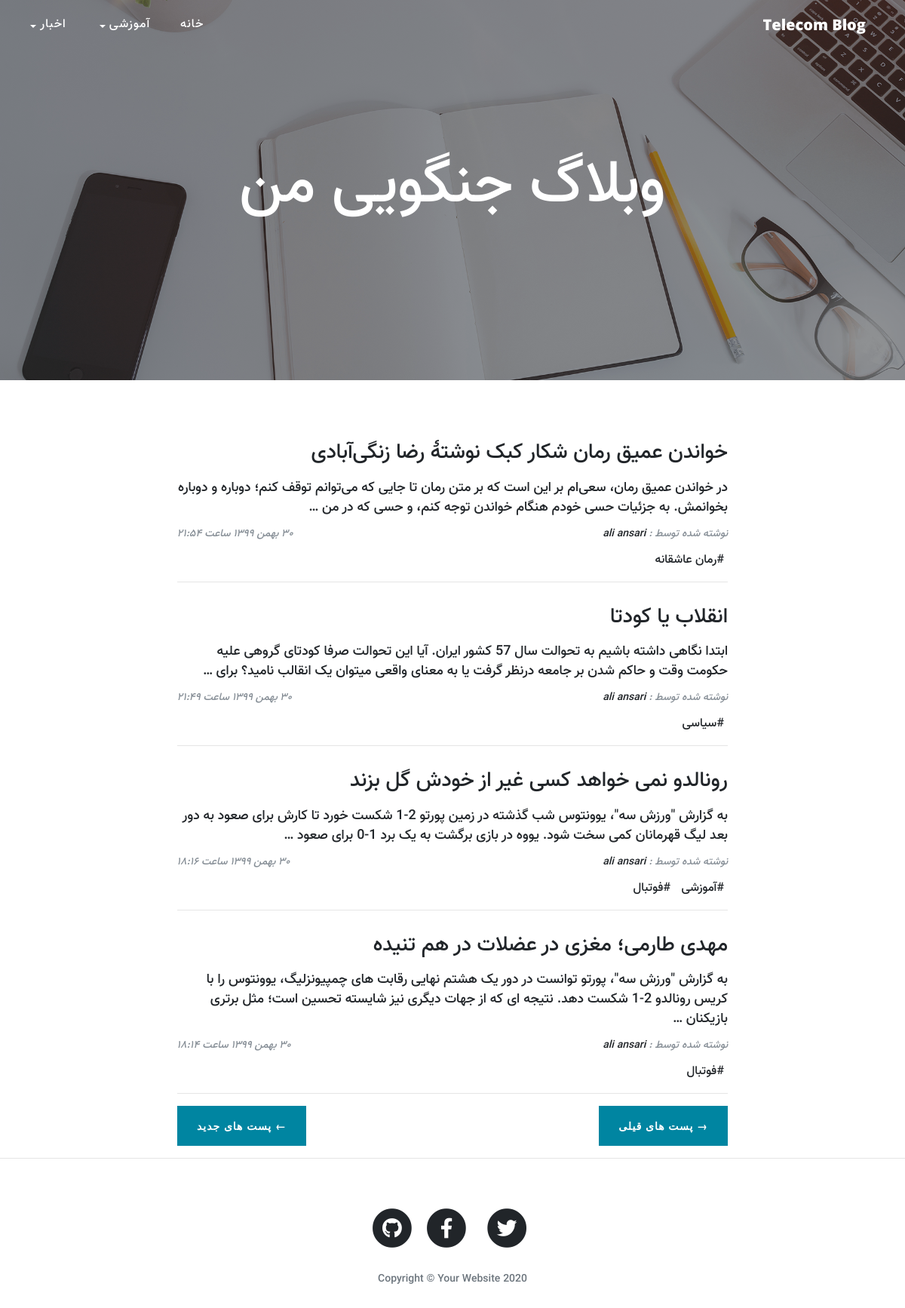
/page/2, run on the app's committed database.
### blog/models.py (models this page shows, shortened)
class Category(models.Model):
    parent = models.ForeignKey('self',null=True, blank=True, on_delete=models.SET_NULL,related_name='children',verbose_name='زیر دسته')
    title = models.CharField(max_length=200 , verbose_name='عنوان دسته بندی')
    slug = models.SlugField(max_length=100, unique=True , verbose_name='آدرس دسته بندی')
    image = models.ImageField(upload_to = 'image/categoryImage', null=True , blank = True)
    status = models.BooleanField(default = True, verbose_name = 'آیا نمایش داده شود؟')
    position = models.IntegerField(verbose_name= 'جایگاه')
    class Meta:
        verbose_name = 'دسته بندی'
        verbose_name_plural = 'دسته بندی ها'
        ordering = ['parent__id','position']
    objects = CategoryManeger()

class Article(models.Model):
    STATUS_CHOICES = (('d', '‍‍‍پیش نویس '), ('p', 'انتشار'))
    title = models.CharField(max_length=200 , verbose_name='عنوان مقاله')
    slug = models.SlugField(max_length=100, unique=True , verbose_name='آدرس مقاله')
    description = models.TextField(verbose_name='محتوا مقاله')
    thumbnail = models.ImageField(upload_to='images', verbose_name='عکس مقاله')
    publish = models.DateTimeField(default=timezone.now , verbose_name='زمان انتشار')
    created = models.DateTimeField(auto_now_add=True)
    update = models.DateTimeField(auto_now=True)
    status = models.CharField(max_length=1, choices=STATUS_CHOICES , verbose_name='وضعیت مقاله')
    category = models.ManyToManyField(Category,verbose_name='دسته بندی',related_name = 'articles')
    class Meta:
        verbose_name = 'مقاله'
        verbose_name_plural = 'مقالات'
        ordering = ['-publish']
    def jpublish(self):
        return jalali_converter(self.publish)
    jpublish.short_description = 'زمان انتشار'
    def category_published (self):
        return self.category.filter(status = True)
    def thumbnail_tag (self):
        return format_html("<img style=' width : 150px ; height: 110px ; border-radius: 5px;' src = '{}' >".format(self.thumbnail.url))
    thumbnail_tag.short_description = 'عکس مقاله'
    objects = ArticleManger()

### blog/views.py (the view)
# urls.py: path('', ArticleList.as_view(), name='home'),
class ArticleList(ListView):
    queryset = Article.objects.published()
    paginate_by = 4

### blog/models.py (called while the page is built)
    def active(self):
        return self.filter(status = True)

### blog/templatetags/base_tags.py (called while the page is built)
@register.inclusion_tag("blog/partials/category-navbar.html")
def category_navbar():
    data = {
        'category': Category.objects.filter(status=True),
    }
    return data

@register.simple_tag
def title():
    return 'Telecom Blog'

### extensions/jalali.py (called while the page is built)
    def persian_tuple(self):
        return self.persian_year, self.persian_month, self.persian_day

### extensions/utils.py (called while the page is built)
def persian_number_converter(mystr):
    numbers = {
        '0': '۰',
        '1': '۱',
        '2': '۲',
        '3': '۳',
        '4': '۴',
        '5': '۵',
        '6': '۶',
        '7': '۷',
        '8': '۸',
        '9': '۹',
    }
    for e, p in numbers.items():
        mystr = mystr.replace(e, p)
    return mystr

def jalali_converter(time):
    jmonth = [
        "فروردین", "اردیبهشت", "خرداد", "تیر", "مرداد", "شهریور", "مهر",
        "آبان", "آذر", "دی", "بهمن", "اسفند"
    ]
    time = timezone.localtime(time)
    time_is_str = "{},{},{}".format(time.year, time.month, time.day)
    time_is_tuple = jalali.Gregorian(time_is_str).persian_tuple()
    time_is_list = list(time_is_tuple)
    for index, month in enumerate(jmonth):
        if time_is_list[1] == index + 1:
            time_is_list[1] = month
            break
    output = '{} {} {}  ساعت  {}:{}'.format(time_is_list[2], time_is_list[1],
                                            time_is_list[0], time.hour,
                                            time.minute)
    return persian_number_converter(output)

### blog/templates/blog/article_list.html
{% extends 'blog/base.html' %}
{% block main %}
<header class="masthead" >
  <div class="overlay"></div>
  <div class="container">
    <div class="row">
      <div class="col-lg-8 col-md-10 mx-auto">
        <div class="site-heading">
          <h1>وبلاگ جنگویی من</h1>
        </div>
      </div>
    </div>
  </div>
</header>
<div class="container" >
  <div class="row">
    <div class="col-lg-8 col-md-10 mx-auto">
      {% for article in object_list %}
      <div class="post-preview" >
        <a href="{% url 'blog:detail' article.slug %}">
          <h4 class="post-title">{{article.title}}</h4>
          <h5 class="post-subtitle">{{article.description | truncatewords:35}}</h5>
        </a>
        <p class="post-meta">
          <span class="author">
            <span>نوشته شده توسط :</span>
            <a href="#">ali ansari</a>
          </span>
          <span class="calender">{{article.jpublish}}</span>
          </p>
        <div class="category">
          {% for cat in article.category_published.all %}
            <a href="{% url 'blog:category' cat.slug %}" style="text-decoration: none; margin: 0 5px;">#{{cat.title}}</a>
          {% endfor %}
        </div>
      </div>
      <hr>
      {% endfor %}
      <div class="clearfix">
        {% if is_paginated %}
          {% if page_obj.has_next %}
            <a class="btn btn-primary float-right" href="{% url 'blog:home' page_obj.next_page_number %}">&rarr; پست های قیلی </a>
          {% endif  %}
          {% if  page_obj.has_previous  %}
            <a class="btn btn-primary float-left" href="{% url 'blog:home' page_obj.previous_page_number %}">&larr; پست های جدید  </a>
          {% endif  %}
        {% endif %}
      </div>
    </div>
  </div>
</div>
{% endblock %}

### blog/templates/blog/partials/category-navbar.html (shortened to what this page needs)
<ul class="navbar-nav">
    <li class="nav-item">
        <a class="nav-link " href="{% url 'blog:home' %}">خانه</a>
    </li>
    {% for cat in category%}
    {% if cat.parent == None %}
    <li class="nav-item dropdown">
        <a class="nav-link dropdown-toggle" href="#" id="navbarDropdown" role="button" data-toggle="dropdown"
            href="{% url 'blog:category' cat.slug %}">{{cat.title}}</a>
    </li>
    {% endif %}
    {% endfor %}
</ul>

### blog/templates/blog/base.html (style rules this page uses)
body { direction: rtl; text-align: right; font-family: 'vazir-medium' !important; }
.navbar-nav { margin-right: auto; }
.navbar-nav li a { font-size: 16px !important; }
.post-meta { display: flex; justify-content: space-between; align-items: center; margin: 12px 0 !important; font-size: 12px !important; ; }
h1, h2, h3, h4, h5, h6 { font-weight: 800; font-family: 'vazir-medium' !important; }
a { text-decoration: none !important; }
.post-preview>a>.post-title { font-size: 28px !important; }
.post-preview>.post-meta { font-size: 14px !important; }
.post-preview>.category { font-size: 16px !important; }
.post-preview>a>.post-subtitle { font-size: 18px; line-height: 26px; margin: 16px 0 8px; }
header.masthead { background-image: url("../../static/blog/img/home-bg.jpg") }
.dropdown-toggle::after { margin-right: 5px; vertical-align: -1px; }

### data on the page
Category: title "آموزشی"
Category: title "اخبار"
Article: title "خواندن عمیق رمان شکار کبک نوشتۀ رضا زنگی‌آبادی", description "در خواندن عمیق رمان، سعی‌ام بر این است که بر متن رمان تا جایی که می‌توانم توقف کنم؛ دوباره و دوباره بخوانمش. به جزئیات حسی خودم هنگام خواندن توجه کنم، و حسی که در من …", jpublish "۳۰ بهمن ۱۳۹۹ ساعت ۲۱:۵۴"
Category: title "رمان عاشقانه"
Article: title "انقلاب یا کودتا", description "ابتدا نگاهی داشته باشیم به تحوالت سال 57 کشور ایران. آیا این تحوالت صرفا کودتای گروهی علیه حکومت وقت و حاکم شدن بر جامعه درنظر گرفت یا به معنای واقعی میتوان یک انقالب نامید؟ برای …", jpublish "۳۰ بهمن ۱۳۹۹ ساعت ۲۱:۴۹"
Category: title "سیاسی"
Article: title "رونالدو نمی خواهد کسی غیر از خودش گل بزند", description "به گزارش \"ورزش سه\"، یوونتوس شب گذشته در زمین پورتو 2-1 شکست خورد تا کارش برای صعود به دور بعد لیگ قهرمانان کمی سخت شود. یووه در بازی برگشت به یک برد 1-0 برای صعود …", jpublish "۳۰ بهمن ۱۳۹۹ ساعت ۱۸:۱۶"
Category: title "فوتبال"
Article: title "مهدی طارمی؛ مغزی در عضلات در هم تنیده", description "به گزارش \"ورزش سه\"، پورتو توانست در دور یک هشتم نهایی رقابت های چمپیونزلیگ، یوونتوس را با کریس رونالدو 2-1 شکست دهد. نتیجه ای که از جهات دیگری نیز شایسته تحسین است؛ مثل برتری بازیکنان …", jpublish "۳۰ بهمن ۱۳۹۹ ساعت ۱۸:۱۴"
